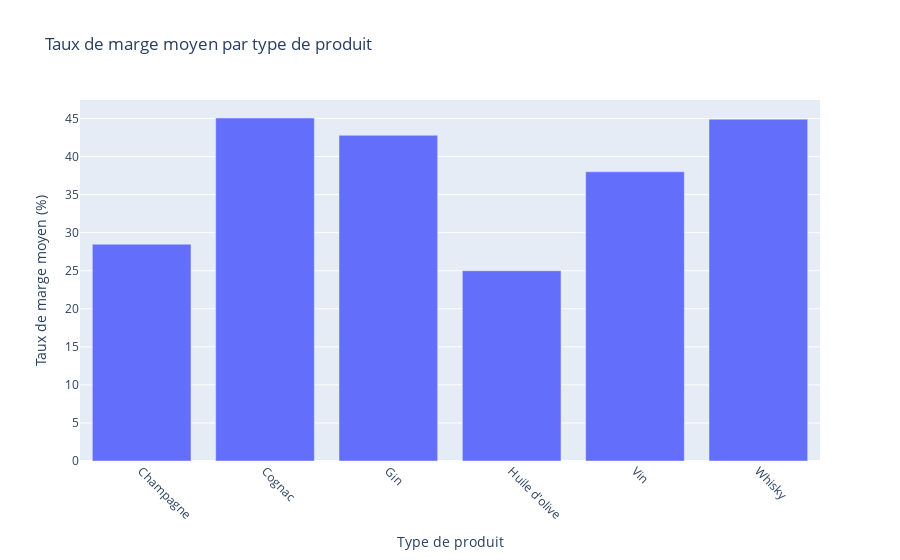

Here is the notebook cell this chart was saved with:
### Code cell
#création d'un dataframe avec le taux de marge moyen par type de produit

df_marge_type = df_merge_taux_positif.groupby('product_type')['taux_marge'].mean().reset_index()

#Affichage dans un graphique du taux de marge par type de produit

fig = px.bar(df_marge_type, 
           x='product_type',
           y='taux_marge',
           title='Taux de marge moyen par type de produit')

fig.update_layout(
   xaxis_title="Type de produit",
   yaxis_title="Taux de marge moyen (%)",
   xaxis={'tickangle': 45}  # Rotation des labels pour meilleure lisibilité
)
fig.show()

### Figure 1 — Plotly figure (JSON) as saved in the notebook; plotly's stock layout.template omitted (floating-point values rounded to 4 significant figures)
{"data": [{"alignmentgroup": "True", "hovertemplate": "product_type=%{x}<br>taux_marge=%{y}<extra></extra>", "legendgroup": "", "marker": {"color": "#636efa", "pattern": {"shape": ""}}, "name": "", "offsetgroup": "", "orientation": "v", "showlegend": false, "textposition": "auto", "type": "bar", "x": ["Champagne", "Cognac", "Gin", "Huile d'olive", "Vin", "Whisky"], "xaxis": "x", "y": [28.49, 45.07, 42.8, 25.0, 38.01, 44.92], "yaxis": "y"}], "layout": {"barmode": "relative", "legend": {"tracegroupgap": 0}, "title": {"text": "Taux de marge moyen par type de produit"}, "xaxis": {"anchor": "y", "domain": [0, 1], "tickangle": 45, "title": {"text": "Type de produit"}}, "yaxis": {"anchor": "x", "domain": [0, 1], "title": {"text": "Taux de marge moyen (%)"}}}}
